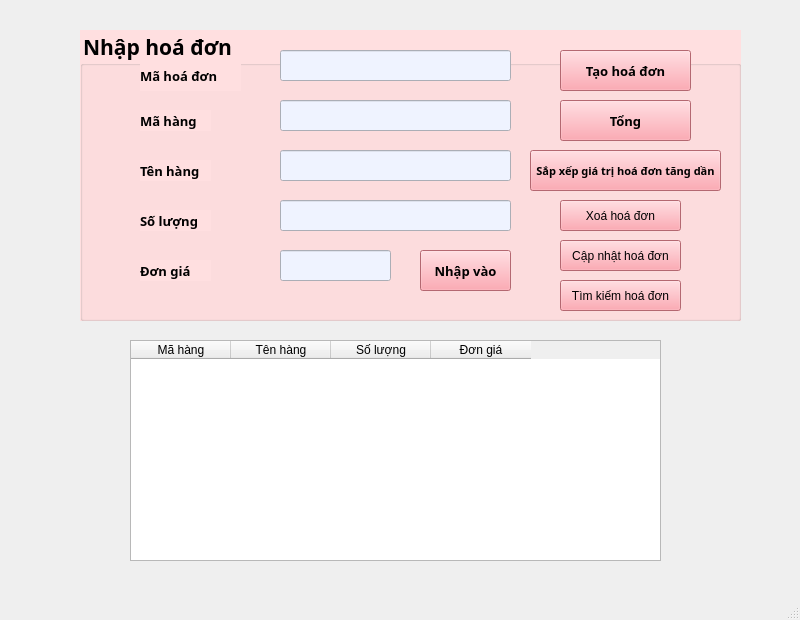
<?xml version="1.0" encoding="UTF-8"?>
<ui version="4.0">
 <class>DangNgocHoaiPhuong_GiaoDienNhapHoaDon</class>
 <widget class="QMainWindow" name="DangNgocHoaiPhuong_GiaoDienNhapHoaDon">
  <property name="geometry">
   <rect>
    <x>0</x>
    <y>0</y>
    <width>800</width>
    <height>620</height>
   </rect>
  </property>
  <property name="windowTitle">
   <string>DangNgocHoaiPhuong_GiaoDienNhapHoaDon</string>
  </property>
  <widget class="QWidget" name="centralwidget">
   <widget class="QGroupBox" name="groupBox">
    <property name="geometry">
     <rect>
      <x>80</x>
      <y>30</y>
      <width>661</width>
      <height>291</height>
     </rect>
    </property>
    <property name="font">
     <font>
      <family>Script MT Bold</family>
      <pointsize>16</pointsize>
      <weight>75</weight>
      <bold>true</bold>
     </font>
    </property>
    <property name="styleSheet">
     <string notr="true">background-color: rgb(255, 223, 224);</string>
    </property>
    <property name="title">
     <string>Nhập hoá đơn</string>
    </property>
    <widget class="QLabel" name="label">
     <property name="geometry">
      <rect>
       <x>60</x>
       <y>30</y>
       <width>101</width>
       <height>31</height>
      </rect>
     </property>
     <property name="font">
      <font>
       <family>Yu Gothic UI Semibold</family>
       <pointsize>10</pointsize>
       <weight>75</weight>
       <bold>true</bold>
      </font>
     </property>
     <property name="text">
      <string>Mã hoá đơn</string>
     </property>
    </widget>
    <widget class="QLabel" name="label_2">
     <property name="geometry">
      <rect>
       <x>60</x>
       <y>80</y>
       <width>71</width>
       <height>21</height>
      </rect>
     </property>
     <property name="font">
      <font>
       <family>Yu Gothic UI Semibold</family>
       <pointsize>10</pointsize>
       <weight>75</weight>
       <bold>true</bold>
      </font>
     </property>
     <property name="text">
      <string>Mã hàng</string>
     </property>
    </widget>
    <widget class="QLabel" name="label_3">
     <property name="geometry">
      <rect>
       <x>60</x>
       <y>130</y>
       <width>71</width>
       <height>21</height>
      </rect>
     </property>
     <property name="font">
      <font>
       <family>Yu Gothic UI Semibold</family>
       <pointsize>10</pointsize>
       <weight>75</weight>
       <bold>true</bold>
      </font>
     </property>
     <property name="text">
      <string>Tên hàng</string>
     </property>
    </widget>
    <widget class="QLabel" name="label_4">
     <property name="geometry">
      <rect>
       <x>60</x>
       <y>180</y>
       <width>71</width>
       <height>21</height>
      </rect>
     </property>
     <property name="font">
      <font>
       <family>Yu Gothic UI Semibold</family>
       <pointsize>10</pointsize>
       <weight>75</weight>
       <bold>true</bold>
      </font>
     </property>
     <property name="text">
      <string>Số lượng</string>
     </property>
    </widget>
    <widget class="QLabel" name="label_5">
     <property name="geometry">
      <rect>
       <x>60</x>
       <y>230</y>
       <width>71</width>
       <height>21</height>
      </rect>
     </property>
     <property name="font">
      <font>
       <family>Yu Gothic UI Semibold</family>
       <pointsize>10</pointsize>
       <weight>75</weight>
       <bold>true</bold>
      </font>
     </property>
     <property name="text">
      <string>Đơn giá</string>
     </property>
    </widget>
    <widget class="QLineEdit" name="lineEdit_mahoadon">
     <property name="geometry">
      <rect>
       <x>200</x>
       <y>20</y>
       <width>231</width>
       <height>31</height>
      </rect>
     </property>
     <property name="styleSheet">
      <string notr="true">background-color: rgb(239, 243, 255);</string>
     </property>
    </widget>
    <widget class="QLineEdit" name="lineEdit_dongia">
     <property name="geometry">
      <rect>
       <x>200</x>
       <y>220</y>
       <width>111</width>
       <height>31</height>
      </rect>
     </property>
     <property name="styleSheet">
      <string notr="true">background-color: rgb(239, 243, 255);</string>
     </property>
    </widget>
    <widget class="QPushButton" name="pushButton_nhapvao">
     <property name="geometry">
      <rect>
       <x>340</x>
       <y>220</y>
       <width>91</width>
       <height>41</height>
      </rect>
     </property>
     <property name="font">
      <font>
       <family>Script MT Bold</family>
       <pointsize>10</pointsize>
       <weight>75</weight>
       <bold>true</bold>
      </font>
     </property>
     <property name="styleSheet">
      <string notr="true">background-color: rgb(252, 146, 158);</string>
     </property>
     <property name="text">
      <string>Nhập vào</string>
     </property>
    </widget>
    <widget class="QPushButton" name="pushButton_taohoadon">
     <property name="geometry">
      <rect>
       <x>480</x>
       <y>20</y>
       <width>131</width>
       <height>41</height>
      </rect>
     </property>
     <property name="font">
      <font>
       <family>Script MT Bold</family>
       <pointsize>10</pointsize>
       <weight>75</weight>
       <bold>true</bold>
      </font>
     </property>
     <property name="styleSheet">
      <string notr="true">background-color: rgb(252, 146, 158);</string>
     </property>
     <property name="text">
      <string>Tạo hoá đơn</string>
     </property>
    </widget>
    <widget class="QLineEdit" name="lineEdit_mahang">
     <property name="geometry">
      <rect>
       <x>200</x>
       <y>70</y>
       <width>231</width>
       <height>31</height>
      </rect>
     </property>
     <property name="styleSheet">
      <string notr="true">background-color: rgb(239, 243, 255);</string>
     </property>
    </widget>
    <widget class="QLineEdit" name="lineEdit_tenhang">
     <property name="geometry">
      <rect>
       <x>200</x>
       <y>120</y>
       <width>231</width>
       <height>31</height>
      </rect>
     </property>
     <property name="styleSheet">
      <string notr="true">background-color: rgb(239, 243, 255);</string>
     </property>
    </widget>
    <widget class="QLineEdit" name="lineEdit_soluong">
     <property name="geometry">
      <rect>
       <x>200</x>
       <y>170</y>
       <width>231</width>
       <height>31</height>
      </rect>
     </property>
     <property name="styleSheet">
      <string notr="true">background-color: rgb(239, 243, 255);</string>
     </property>
    </widget>
    <widget class="QPushButton" name="pushButton_tong">
     <property name="geometry">
      <rect>
       <x>480</x>
       <y>70</y>
       <width>131</width>
       <height>41</height>
      </rect>
     </property>
     <property name="font">
      <font>
       <family>Script MT Bold</family>
       <pointsize>10</pointsize>
       <weight>75</weight>
       <bold>true</bold>
      </font>
     </property>
     <property name="styleSheet">
      <string notr="true">background-color: rgb(252, 146, 158);</string>
     </property>
     <property name="text">
      <string>Tổng</string>
     </property>
    </widget>
    <widget class="QPushButton" name="pushButton_sapxep">
     <property name="geometry">
      <rect>
       <x>450</x>
       <y>120</y>
       <width>191</width>
       <height>41</height>
      </rect>
     </property>
     <property name="font">
      <font>
       <family>Script MT Bold</family>
       <pointsize>8</pointsize>
       <weight>75</weight>
       <bold>true</bold>
      </font>
     </property>
     <property name="styleSheet">
      <string notr="true">background-color: rgb(252, 146, 158);</string>
     </property>
     <property name="text">
      <string>Sắp xếp giá trị hoá đơn tăng dần</string>
     </property>
    </widget>
    <widget class="QPushButton" name="pushButton_xoahoadon">
     <property name="geometry">
      <rect>
       <x>480</x>
       <y>170</y>
       <width>121</width>
       <height>31</height>
      </rect>
     </property>
     <property name="styleSheet">
      <string notr="true">background-color: rgb(252, 146, 158);</string>
     </property>
     <property name="text">
      <string>Xoá hoá đơn</string>
     </property>
    </widget>
    <widget class="QPushButton" name="pushButton_capnhat">
     <property name="geometry">
      <rect>
       <x>480</x>
       <y>210</y>
       <width>121</width>
       <height>31</height>
      </rect>
     </property>
     <property name="styleSheet">
      <string notr="true">background-color: rgb(252, 146, 158);</string>
     </property>
     <property name="text">
      <string>Cập nhật hoá đơn</string>
     </property>
    </widget>
    <widget class="QPushButton" name="pushButton_timkiem">
     <property name="geometry">
      <rect>
       <x>480</x>
       <y>250</y>
       <width>121</width>
       <height>31</height>
      </rect>
     </property>
     <property name="styleSheet">
      <string notr="true">background-color: rgb(252, 146, 158);</string>
     </property>
     <property name="text">
      <string>Tìm kiếm hoá đơn</string>
     </property>
    </widget>
   </widget>
   <widget class="QTableWidget" name="tableWidget_danhsachhang">
    <property name="geometry">
     <rect>
      <x>130</x>
      <y>340</y>
      <width>531</width>
      <height>221</height>
     </rect>
    </property>
    <column>
     <property name="text">
      <string>Mã hàng</string>
     </property>
    </column>
    <column>
     <property name="text">
      <string>Tên hàng</string>
     </property>
    </column>
    <column>
     <property name="text">
      <string>Số lượng</string>
     </property>
    </column>
    <column>
     <property name="text">
      <string>Đơn giá</string>
     </property>
    </column>
   </widget>
  </widget>
  <widget class="QMenuBar" name="menubar">
   <property name="geometry">
    <rect>
     <x>0</x>
     <y>0</y>
     <width>800</width>
     <height>26</height>
    </rect>
   </property>
  </widget>
  <widget class="QStatusBar" name="statusbar"/>
 </widget>
 <resources/>
 <connections/>
</ui>
